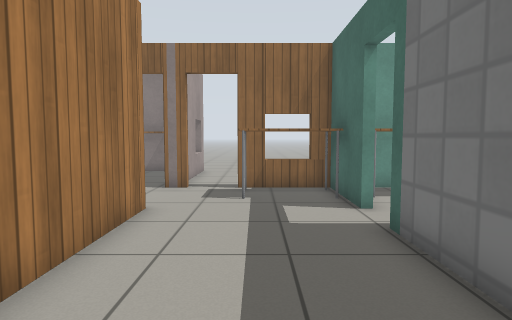
view 1 (above)

20 first-person views from a walk through a world built for the Gazebo simulator. The camera is 0.9 m above the floor, tilts 4° down and sees 75° across. The floor is counted in squares, 0.5 m on a side. Each view is taken from the middle of a square. On the plan, view 1 faces up. The plan holds only what a view shows up to about 17 squares ahead; the rest is blank. The robots in the file are not drawn. Gazebo's built-in surfaces are drawn with simple patterns.

view 2
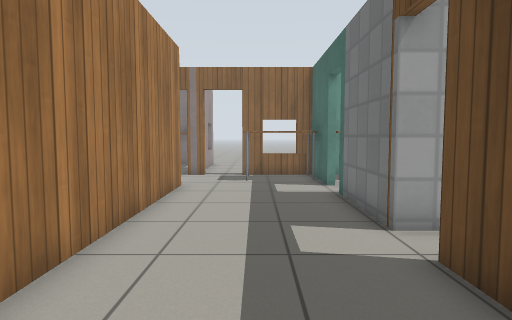

view 3
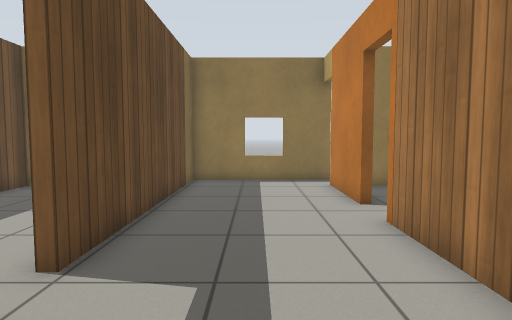

view 4
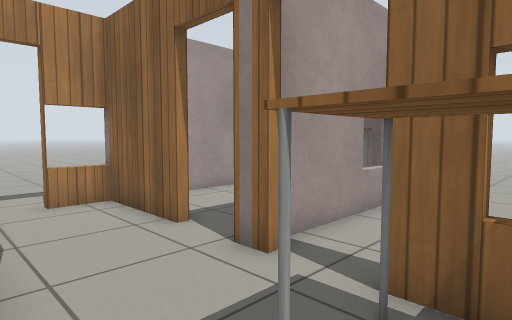

view 5
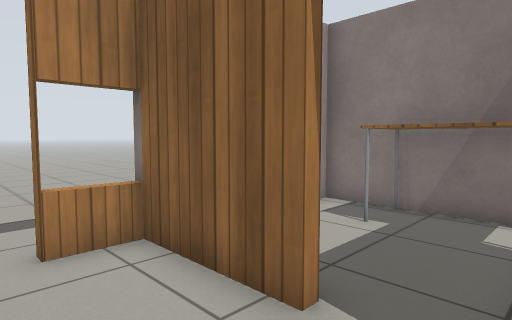

view 6
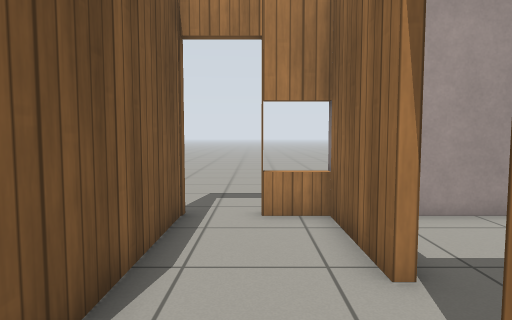

view 7
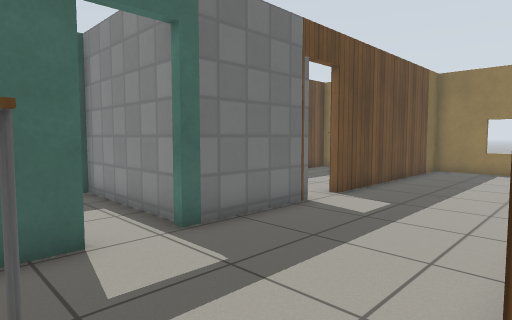

view 8
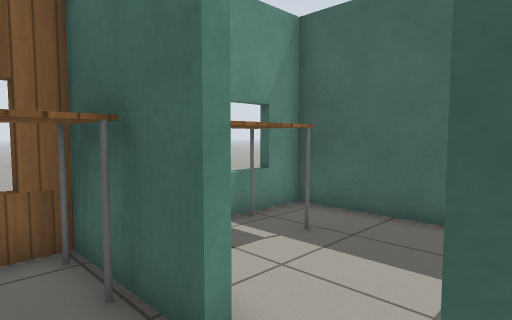

view 9
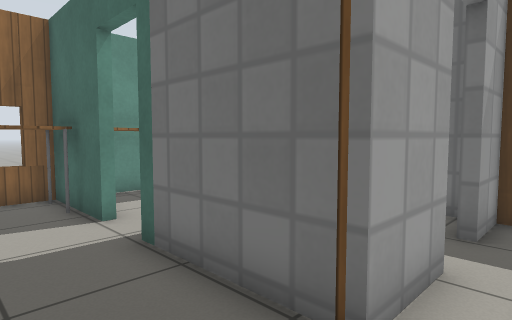

view 10
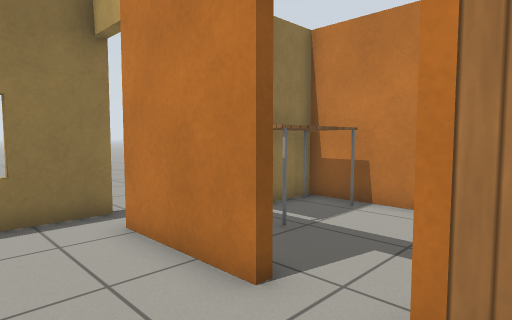

view 11
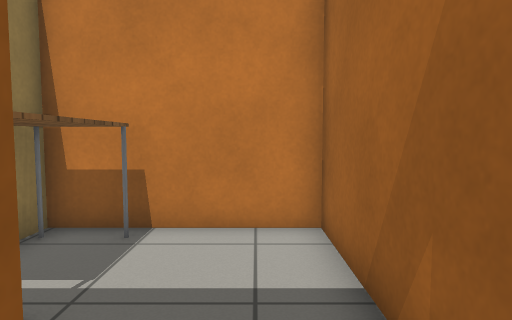

view 12
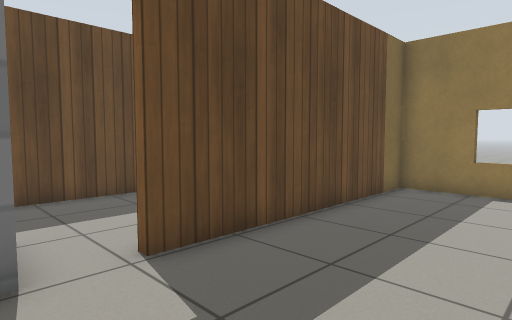

view 13
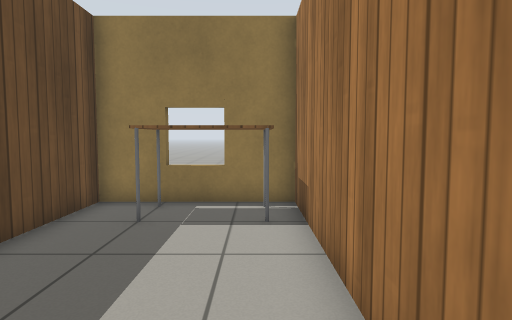

view 14
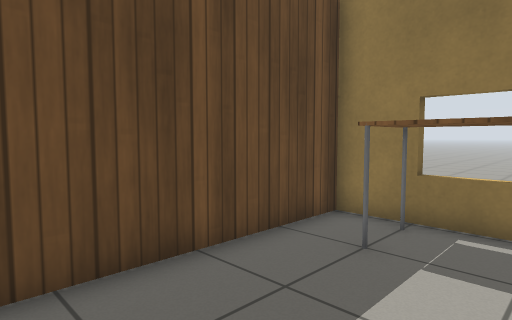

view 15
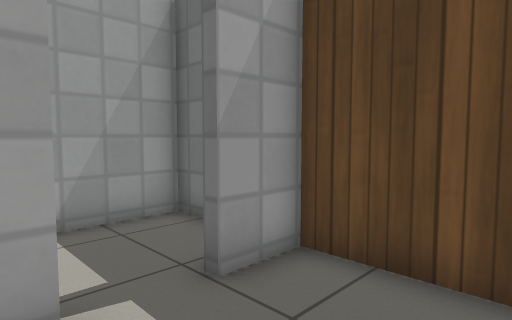

view 16
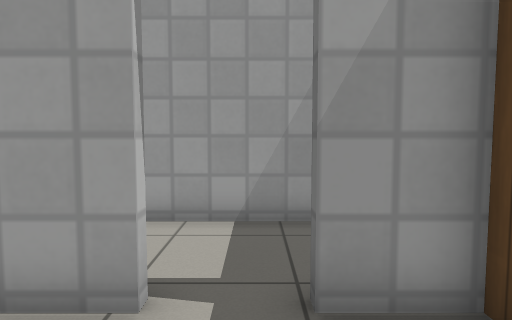

view 17
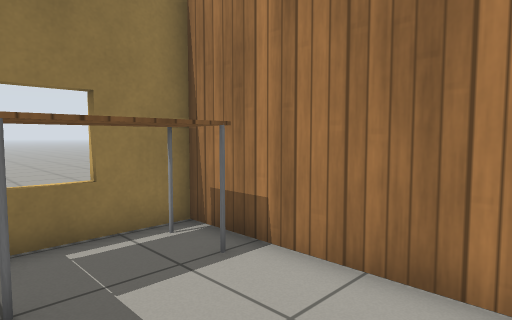

view 18
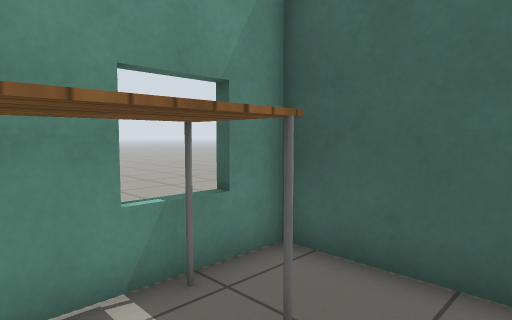

view 19
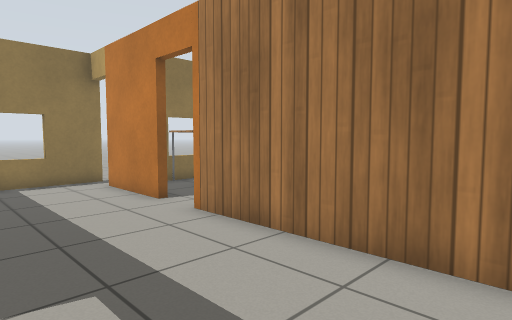

view 20
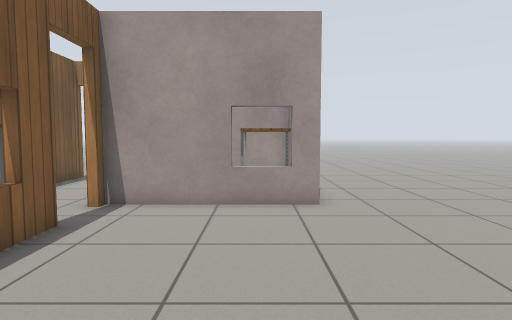

### Floor plan
Ten units are one square. View 1 is at (0, 0); x grows to the right and y downward. Boxes are objects, and circles mark ways between rooms. Rooms are numbered by the first view taken in them; rooms with no view inside come last. Other rooms are left out.
<svg viewBox="-95 -195 190 288">
<path fill="none" stroke="#000" d="M26 -23 26 -63M26 -81 26 -117 -8 -117M-28 37 -28 75M-24 -117 -33 -117M-89 -83 -28 -83 -28 20M-50 -117 -89 -117M-85 -118 -85 -101M-31 88 26 88 26 -7M29 -7 29 71 83 71 83 -23 65 -23M49 -23 26 -23M26 -63 83 -63 83 -117 37 -117M-8 -120 9 -120M-28 -178 -28 -120 -24 -120M-51 -174 -85 -174 -85 -136M-35 17 -85 17 -85 71 -43 71M83 -49 83 -60 36 -60"/>
<rect x="-5" y="-115" width="30" height="20" fill="#bbb"><title>table</title></rect>
<rect x="35" y="45" width="30" height="20" fill="#bbb"><title>table</title></rect>
<rect x="35" y="-115" width="30" height="20" fill="#bbb"><title>table</title></rect>
<rect x="-65" y="-175" width="30" height="20" fill="#bbb"><title>table</title></rect>
<rect x="-85" y="55" width="40" height="10" fill="#bbb"><title>table</title></rect>
<circle cx="30" cy="-15" r="3" fill="#2a7"/>
<circle cx="30" cy="-75" r="3" fill="#2a7"/>
<circle cx="-15" cy="-120" r="3" fill="#2a7"/>
<circle cx="-45" cy="-120" r="3" fill="#2a7"/>
<circle cx="-30" cy="25" r="3" fill="#2a7"/>
<circle cx="57" cy="-23" r="3" fill="#2a7"/>
<circle cx="-30" cy="-185" r="3" fill="#2a7"/>
<text x="-10" y="-30">1</text>
<text x="50" y="20">2</text>
<text x="50" y="-90">3</text>
<text x="90" y="-90">4</text>
<text x="-60" y="-150">5</text>
<text x="-60" y="40">6</text>
<text x="50" y="-50">7</text>
</svg>
Room 1 opens to room 2. Room 1 opens to room 3. Room 1 opens to room 4. Room 1 opens to room 5. Room 1 opens to room 6. Room 2 opens to room 7. Room 4 opens to room 5.

Where each view was taken, in squares from view 1:
view 1: 0 up, 0 right, facing up
view 2: 4 down, 0 right, facing up
view 3: 5 up, 0 right, facing down
view 4: 8 up, 1 right, facing up-left
view 5: 9 up, 3 left, facing up-left
view 6: 10 up, 1 left, facing left
view 7: 10 up, 3 left, facing down-right
view 8: 6 up, 1 right, facing up-right
view 9: 1 up, 0 right, facing up-right
view 10: 1 down, 0 right, facing down-left
view 11: 3 down, 2 left, facing left
view 12: 3 up, 2 left, facing down-right
view 13: 2 up, 4 right, facing down
view 14: 0 up, 4 right, facing down-right
view 15: 1 down, 4 right, facing up-right
view 16: 1 down, 6 right, facing up
view 17: 1 down, 7 right, facing down-left
view 18: 8 up, 4 right, facing up-right
view 19: 5 up, 2 right, facing down-left
view 20: 16 up, 6 right, facing left
